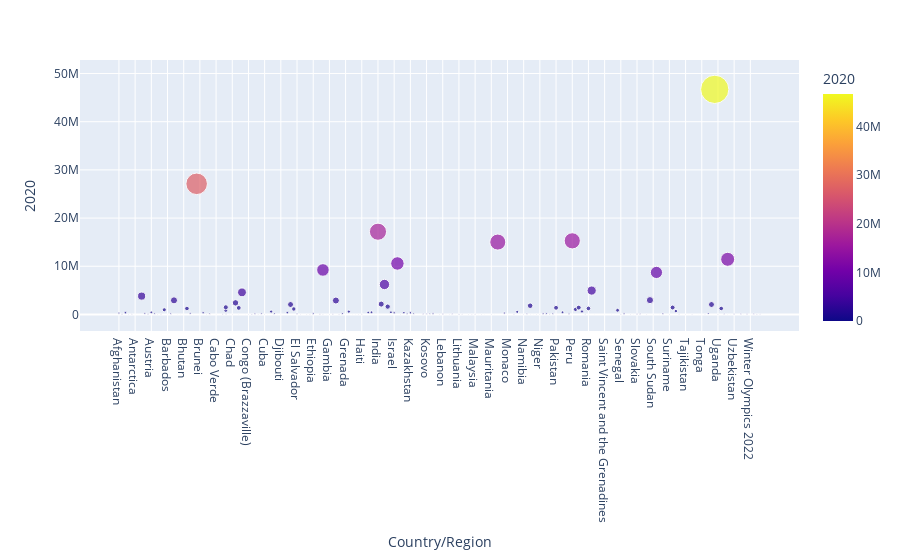
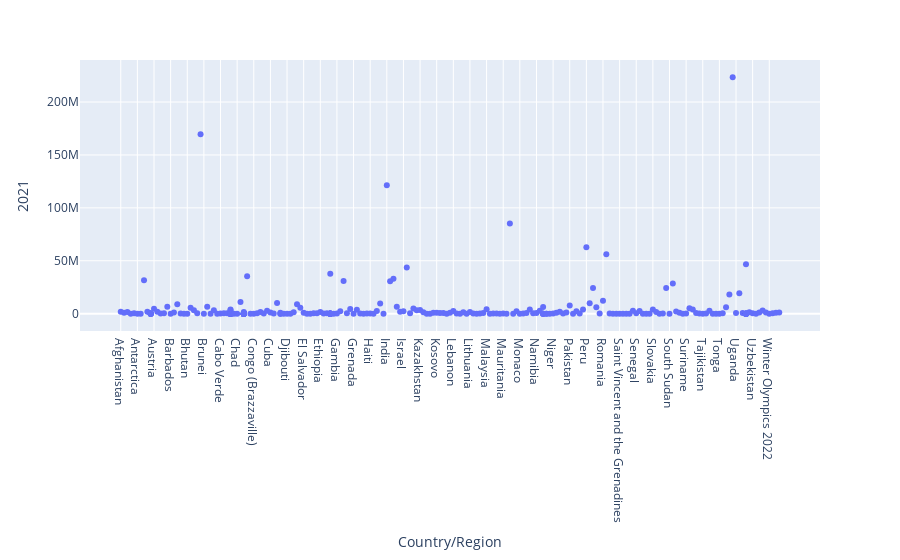
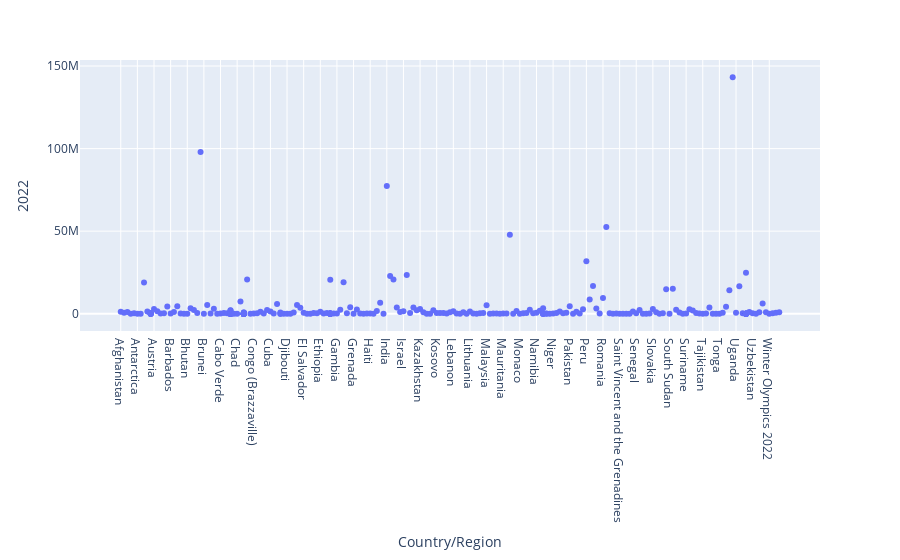

Here is the notebook cell these charts were saved with, in order:
### Code cell
fig_2020 = pe.scatter(df_anual, x='Country/Region', y='2020', color="2020", size='2020', hover_data=['2020'])
fig_2021 = pe.scatter(df_anual, x='Country/Region', y='2021')
fig_2022 = pe.scatter(df_anual, x='Country/Region', y='2022')

fig_2020.show()
fig_2021.show()
fig_2022.show()

### Figure 1 — Plotly figure (JSON) as saved in the notebook; plotly's stock layout.template omitted (floating-point values rounded to 4 significant figures; data arrays with more than 128 entries replaced by an {"elided": "..."} marker saying what was removed)
{"data": [{"hovertemplate": "Country/Region=%{x}<br>2020=%{marker.color}<extra></extra>", "legendgroup": "", "marker": {"color": {"elided": "285 int values"}, "coloraxis": "coloraxis", "size": {"elided": "285 int values"}, "sizemode": "area", "sizeref": 116800.0, "symbol": "circle"}, "mode": "markers", "name": "", "orientation": "v", "showlegend": false, "type": "scatter", "x": {"elided": "285 str values"}, "xaxis": "x", "y": {"elided": "285 int values"}, "yaxis": "y"}], "layout": {"coloraxis": {"colorbar": {"title": {"text": "2020"}}, "colorscale": [[0, "#0d0887"], [0.1111, "#46039f"], [0.2222, "#7201a8"], [0.3333, "#9c179e"], [0.4444, "#bd3786"], [0.5556, "#d8576b"], [0.6667, "#ed7953"], [0.7778, "#fb9f3a"], [0.8889, "#fdca26"], [1, "#f0f921"]]}, "legend": {"itemsizing": "constant", "tracegroupgap": 0}, "margin": {"t": 60}, "xaxis": {"anchor": "y", "domain": [0, 1], "title": {"text": "Country/Region"}}, "yaxis": {"anchor": "x", "domain": [0, 1], "title": {"text": "2020"}}}}

### Figure 2 — Plotly figure (JSON) as saved in the notebook; plotly's stock layout.template omitted (floating-point values rounded to 4 significant figures; data arrays with more than 128 entries replaced by an {"elided": "..."} marker saying what was removed)
{"data": [{"hovertemplate": "Country/Region=%{x}<br>2021=%{y}<extra></extra>", "legendgroup": "", "marker": {"color": "#636efa", "symbol": "circle"}, "mode": "markers", "name": "", "orientation": "v", "showlegend": false, "type": "scatter", "x": {"elided": "285 str values"}, "xaxis": "x", "y": {"elided": "285 int values"}, "yaxis": "y"}], "layout": {"legend": {"tracegroupgap": 0}, "margin": {"t": 60}, "xaxis": {"anchor": "y", "domain": [0, 1], "title": {"text": "Country/Region"}}, "yaxis": {"anchor": "x", "domain": [0, 1], "title": {"text": "2021"}}}}

### Figure 3 — Plotly figure (JSON) as saved in the notebook; plotly's stock layout.template omitted (floating-point values rounded to 4 significant figures; data arrays with more than 128 entries replaced by an {"elided": "..."} marker saying what was removed)
{"data": [{"hovertemplate": "Country/Region=%{x}<br>2022=%{y}<extra></extra>", "legendgroup": "", "marker": {"color": "#636efa", "symbol": "circle"}, "mode": "markers", "name": "", "orientation": "v", "showlegend": false, "type": "scatter", "x": {"elided": "285 str values"}, "xaxis": "x", "y": {"elided": "285 int values"}, "yaxis": "y"}], "layout": {"legend": {"tracegroupgap": 0}, "margin": {"t": 60}, "xaxis": {"anchor": "y", "domain": [0, 1], "title": {"text": "Country/Region"}}, "yaxis": {"anchor": "x", "domain": [0, 1], "title": {"text": "2022"}}}}
